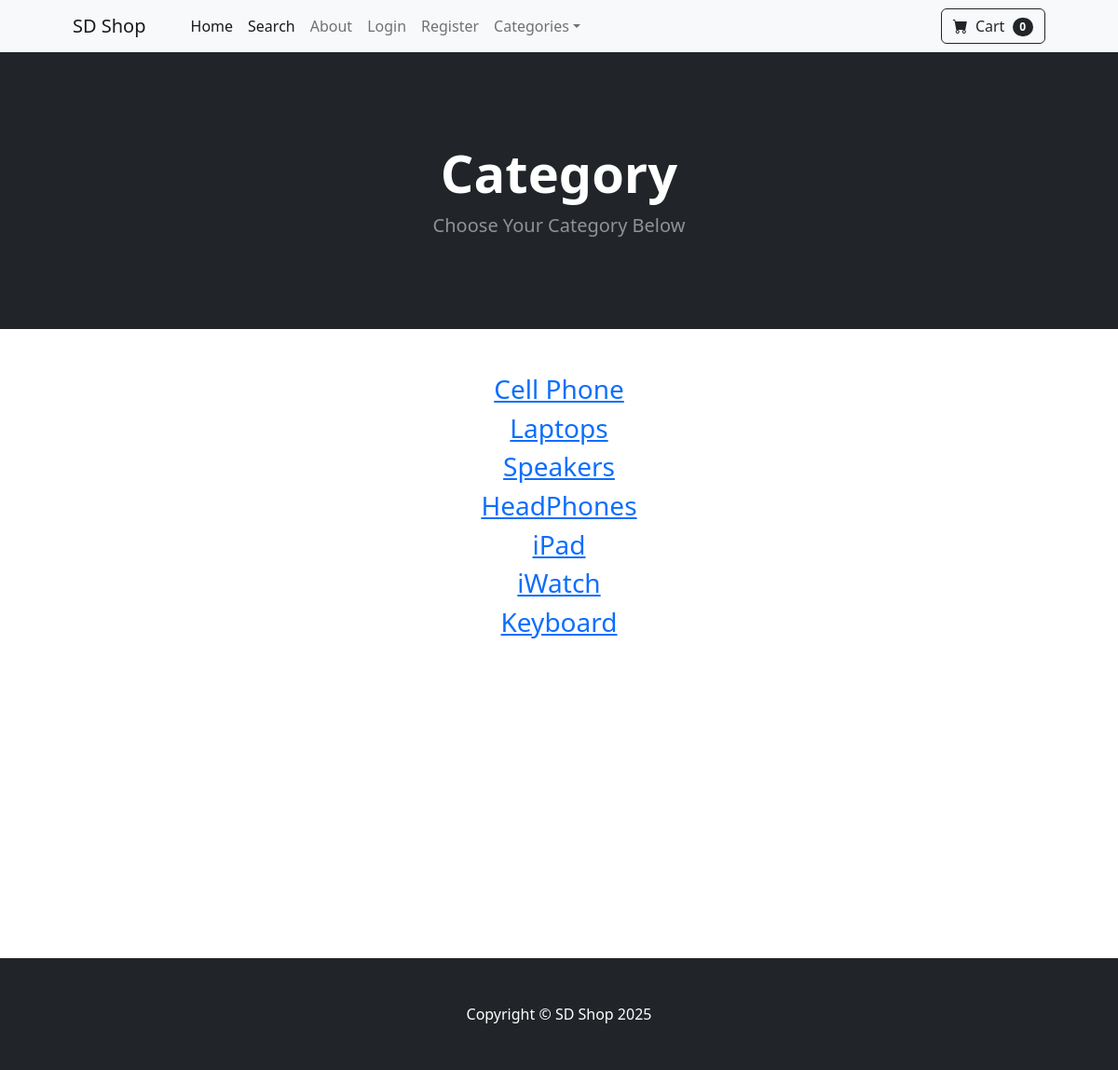
The app's page /category_summary/ with its own data.
### store/models.py (models this page shows)
class Category(models.Model):
    name = models.CharField(max_length=50)
    def __str__(self):
        return self.name
    class Meta:
        verbose_name_plural = 'categories'

### store/views.py (the view)
# urls.py: path('category_summary/', views.category_summary, name='category_summary'),
def category_summary(request):
     categories = Category.objects.all()
     return render(request, 'store/category_summary.html', {'categories': categories})

### cart/cart.py (called while the page is built)
    def __len__(self):
        return len(self.cart)

### cart/context_processors.py (called while the page is built)
def cart(request):
    return {'cart': Cart(request)}

### store/templates/store/category_summary.html
{% extends 'store/base.html' %}
{% block content %}
    <header class="bg-dark py-5">
        <div class="container px-4 px-lg-5 my-5">
            <div class="text-center text-white">
                <h1 class="display-4 fw-bolder">Category</h1>
                <p class="lead fw-normal text-white-50 mb-0">Choose Your Category Below</p>
            </div>
        </div>
    </header>
    <div class="container">
        <div class="row">
            <center>
                <div class="col-8">
                    <br><br>
                    {% for category in categories %}
                    <h3><a href="{% url 'category' category %}">{{ category }}</a></h3>
                    {% endfor %}
                    <br><br><br><br><br><br><br><br><br><br><br><br><br><br>
                </div>
            </center>
        </div>
    </div>
{% endblock %}

### records on screen
Category: name "Cell Phone"
Category: name "Laptops"
Category: name "Speakers"
Category: name "HeadPhones"
Category: name "iPad"
Category: name "iWatch"
Category: name "Keyboard"

### other values on screen
{{ cart|length }} "0"
